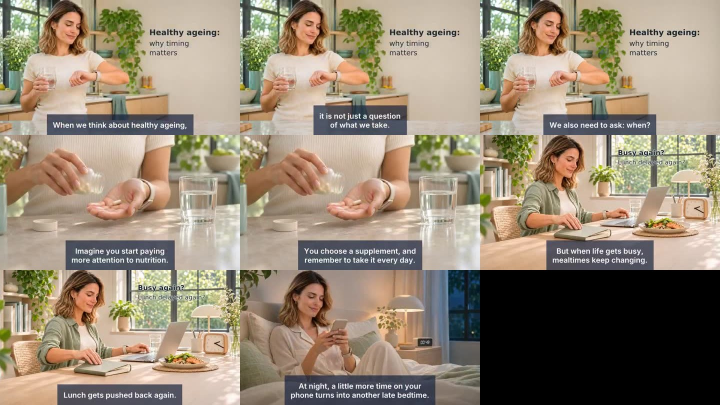
#> input picture media/video-pipeline/evidence/a02-en-stills_sample-v2_contact_sheet.jpg, 1440 x 810 px (shown at 1/2 size)
$ python presenter_retouch.py evidence/a02-en-stills_sample-v2_contact_sheet.jpg out.png
#> lines starting #> are read from the running program, lines starting #| are printed output that depends on the picture; after the words box and inside, x2 and y2 are one past the last pixel; in counts of white or black regions, pixels touching at a corner belong together
#!/usr/bin/env python3
"""Claire Lee v05 studio still: one-time source retouch (owner request #142 6644776676).

Own code, no model. Works in LAB on the face only:
  1. removes the two small red marks below the inner eye corners (present in
     the v05 source, carried into every frame by the animation)
  2. reduces under-eye redness and lifts its shadow a little
  3. evens skin colour gently (low-frequency a*/b* only)
  4. softens lines: mid-frequency lightness detail is reduced, fine detail
     (pores) is kept at full strength
Eyes, lashes, brows, lips and nostrils are masked out; no pixel moves, so the
face shape, identity, framing, blazer, logo and background are unchanged.

    python3 presenter_retouch.py <v05.png> <out.png> [--report <before_after.png>]
"""
import argparse

import cv2
import numpy as np

# v05 still, 1672x941 (same points the motion stage uses)
EYES = [(795, 202), (882, 194)]
MOUTH = (843, 288)
SPOTS = [(806, 210), (870, 206)]           # red marks found by a*-peak search, still + P01-P05
FACE_BOX = (735, 95, 955, 365)


def ellipse(shape, c, axes, angle=0, blur=0):
    m = np.zeros(shape, np.float32)
    cv2.ellipse(m, (int(c[0]), int(c[1])), (int(axes[0]), int(axes[1])), angle, 0, 360, 1.0, -1)
    return cv2.GaussianBlur(m, (0, 0), blur) if blur else m


def main():
    ap = argparse.ArgumentParser()
    ap.add_argument("src"); ap.add_argument("out")
    ap.add_argument("--report")
    ap.add_argument("--even", type=float, default=0.35, help="skin colour evening strength")
    ap.add_argument("--lines", type=float, default=0.32, help="mid-frequency (line) reduction")
    ap.add_argument("--undereye", type=float, default=0.55, help="under-eye redness reduction")
    a = ap.parse_args()

    img = cv2.imread(a.src)
#> img is the input picture: shape (810, 1440, 3); mean B, G, R 116.4, 135.5, 149.1
    x0, y0, x1, y1 = FACE_BOX
    crop = img[y0:y1, x0:x1].copy()
    lab = cv2.cvtColor(crop, cv2.COLOR_BGR2LAB).astype(np.float32)
    L, A, B = lab[..., 0], lab[..., 1], lab[..., 2]
    sh = L.shape
#> sh = (270, 220)
    off = lambda p: (p[0] - x0, p[1] - y0)

    # skin mask: skin-coloured pixels, minus eyes, brows, lips; feathered
    ycc = cv2.cvtColor(crop, cv2.COLOR_BGR2YCrCb)
#> ycc: shape (270, 220, 3); mean of channels 0, 1, 2 168.1, 136.1, 114.4
    skin = cv2.inRange(ycc, (60, 135, 85), (255, 180, 135)).astype(np.float32) / 255
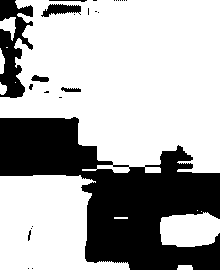
#> skin: shape (270, 220) float32; values 0 (black) and 1 (white), 68% white; 26 black regions (19 under 20 px), largest, box (x1, y1, x2, y2) and area: (0, 117, 220, 270) 16633, (0, 0, 33, 98) 1800, (41, 4, 81, 17) 308
    skin = cv2.morphologyEx(skin, cv2.MORPH_OPEN, np.ones((3, 3), np.uint8))
#> skin: shape (270, 220) float32; values 0 (black) and 1 (white), 67.6% white; 19 black regions (12 under 20 px), largest, box (x1, y1, x2, y2) and area: (0, 117, 220, 270) 16758, (0, 0, 33, 98) 1840, (41, 4, 81, 17) 341
    keep = np.zeros(sh, np.float32)
    for e in EYES:
        keep = np.maximum(keep, ellipse(sh, off(e), (21, 10)))                       # eye + lashes
        keep = np.maximum(keep, ellipse(sh, (off(e)[0], off(e)[1] - 17), (26, 8)))   # brow
#> keep: shape (270, 220) float32; values 0 (black) and 1 (white), 4.7% white; 2 white regions, box (x1, y1, x2, y2) and area: (121, 74, 174, 110) 1390, (34, 82, 87, 118) 1390
    keep = np.maximum(keep, ellipse(sh, off(MOUTH), (44, 19)))                       # lips
#> in ellipse (call 5), `cv2.ellipse(m, (int(c[0]), int(c[1])), (int(axes[0]), int(axes[1])), a..`: m: shape (270, 220) float32; values 0 (black) and 1 (white), 4.6% white; 1 white region, box (x1, y1, x2, y2) and area: (64, 174, 153, 213) 2728
    keep = cv2.GaussianBlur(keep, (0, 0), 2.5)
    skin = cv2.GaussianBlur(skin, (0, 0), 2.0) * (1 - np.clip(keep * 1.4, 0, 1))
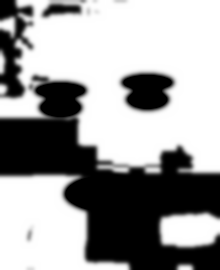
#> skin: shape (270, 220) float32; min 0, max 1, mean 0.615

    # 1. red marks: pull a*/b* (and a darker L) toward the surrounding skin
    for s in SPOTS:
        c = off(s)
        m = ellipse(sh, c, (8, 6), blur=2.5)
        ring = (ellipse(sh, c, (18, 14)) - ellipse(sh, c, (11, 9))) * (1 - keep)
        sel = ring > 0.5
        ta, tb, tl = np.median(A[sel]), np.median(B[sel]), np.median(L[sel])
        # the mark sits on the lower-lid skin just under the lash line: protect only the
        # eye opening itself (dark iris/sclera/lash pixels), not the whole eye ellipse
        m = m * (1 - np.clip((140 - L) / 40, 0, 1))
        A -= (A - ta) * m * 0.95
        B -= (B - tb) * m * 0.80
        L += np.maximum(tl - L, 0) * m * 0.45
#> this loop made 2 passes
#> (ta, tb, tl) on passes 1 to 2: (131, 137, 156), (131, 138, 197)
#> A: shape (270, 220) float32; min 100, max 155, mean 129.1
#> L: shape (270, 220) float32; min 26, max 255, mean 175.2

    # 2. under-eye: reduce redness above the cheek reference, lift shadow slightly
    for e in EYES:
        c = (off(e)[0] + 2, off(e)[1] + 14)
        m = ellipse(sh, c, (24, 8), blur=3.0) * (1 - np.clip(keep * 1.6, 0, 1))
        cheek = ellipse(sh, (c[0], c[1] + 26), (16, 8)) > 0.5
        ra, rl = np.median(A[cheek]), np.median(L[cheek])
        A -= np.maximum(A - ra, 0) * m * a.undereye
        L += np.maximum(rl - L, 0) * m * 0.30
#> this loop made 2 passes
#> (ra, rl) on passes 1 to 2: (129, 89), (131, 196)
#> pass 1, in main, `cheek = ellipse(sh, (c[0], c[1] + 26), (16, 8)) > 0.5`:
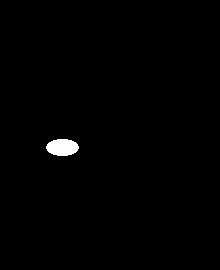
#> cheek: shape (270, 220) bool; 0.74% white; 1 white region, box (x1, y1, x2, y2) and area: (46, 139, 79, 156) 441

    # 3. gentle colour evening (low frequency only)
    for ch in (A, B):
        ch += (cv2.GaussianBlur(ch, (0, 0), 7) - ch) * skin * a.even
#> this loop made 2 passes

    # 4. lines: reduce mid-frequency lightness, keep pores (fine) and form (low)
    g1, g6 = cv2.GaussianBlur(L, (0, 0), 1.0), cv2.GaussianBlur(L, (0, 0), 5.0)
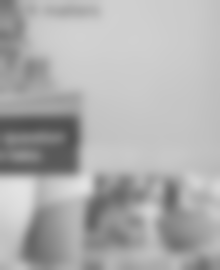
#> g6: shape (270, 220) float32; min 81.71, max 227, mean 175.2
    fine, mid = L - g1, g1 - g6
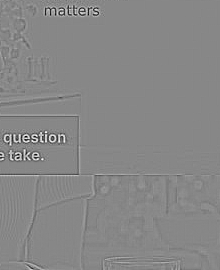
#> fine: shape (270, 220) float32; min -101.7, max 89.71, mean 0; drawn with min black and max white
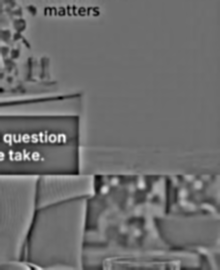
#> mid: shape (270, 220) float32; min -70.05, max 91.7, mean 0; drawn with min black and max white
    L[:] = g6 + mid * (1 - a.lines * skin) + fine

    lab = np.dstack([L, A, B]).clip(0, 255).astype(np.uint8)
    out = img.copy()
    out[y0:y1, x0:x1] = cv2.cvtColor(lab, cv2.COLOR_LAB2BGR)
#> out: shape (810, 1440, 3); 4.73% of pixels changed, all inside (x1, y1, x2, y2) = (735, 95, 955, 365)
    cv2.imwrite(a.out, out)
    d = np.abs(out.astype(int) - img.astype(int)).sum(2)
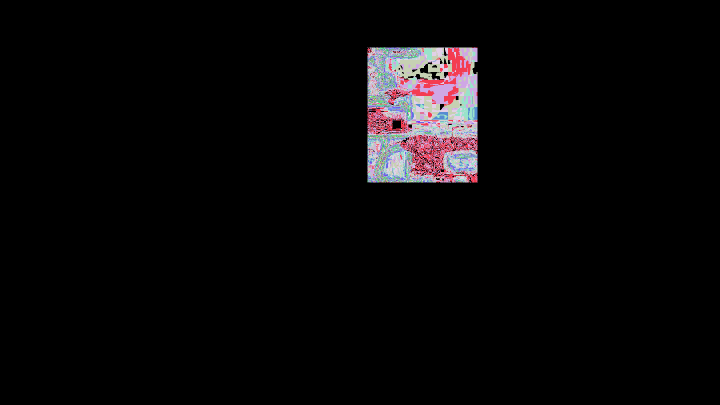
#> d: shape (810, 1440) int64 (shown at 1/2 size); 66 distinct labels, from 0 to 77; one colour per label, 0 black
    ys, xs = np.nonzero(d > 3)
    print(f"changed px>3: {len(xs)}; bbox x{xs.min()}-{xs.max()} y{ys.min()}-{ys.max()}; outside face box: "
          f"{int(((xs < x0) | (xs >= x1) | (ys < y0) | (ys >= y1)).sum())}")
#| changed px>3: 23491; bbox x735-954 y95-364; outside face box: 0
    if a.report:
        k = 3
        before = cv2.resize(img[y0:y1, x0:x1], None, fx=k, fy=k, interpolation=cv2.INTER_LANCZOS4)
        after = cv2.resize(out[y0:y1, x0:x1], None, fx=k, fy=k, interpolation=cv2.INTER_LANCZOS4)
        cv2.imwrite(a.report, np.hstack([before, np.full((before.shape[0], 12, 3), 255, np.uint8), after]))


if __name__ == "__main__":
    main()

$ run again, on media/video-pipeline/evidence/a02-en-stills_sample_contact_sheet.jpg
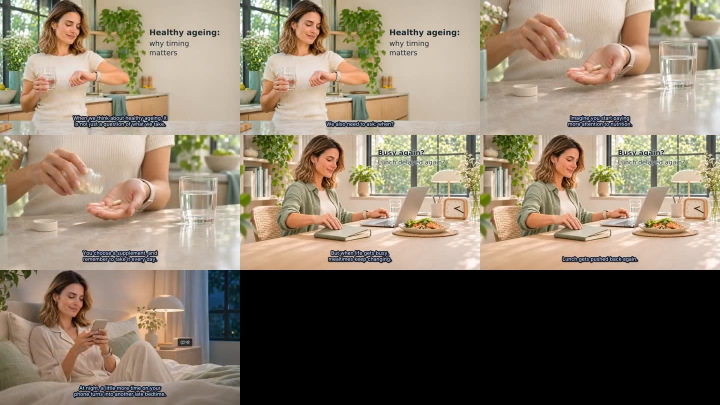
#> input picture media/video-pipeline/evidence/a02-en-stills_sample_contact_sheet.jpg, 1440 x 810 px (shown at 1/2 size)
#> in main, img is the input picture: shape (810, 1440, 3); mean B, G, R 104, 122.2, 135.8
#> ycc: shape (270, 220, 3); mean of channels 0, 1, 2 180.4, 134.7, 113.1
#> in main, `skin = cv2.GaussianBlur(skin, (0, 0), 2.0) * (1 - np.clip(keep * 1.4, ..`:
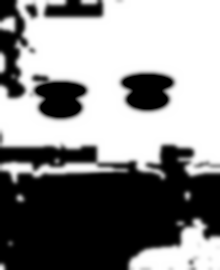
#> skin: shape (270, 220) float32; min 0, max 1, mean 0.541
#> the loop in main, `for s in SPOTS:` made 2 passes
#> (ta, tb, tl) on passes 1 to 2: (135, 154, 167), (130, 138, 198)
#> the loop in main, `for e in EYES:` made 2 passes
#> (ra, rl) on passes 1 to 2: (130, 191), (131, 196)
#> the loop in main, `for ch in (A, B):` made 2 passes
#> out: shape (810, 1440, 3); 4.67% of pixels changed, all inside (x1, y1, x2, y2) = (735, 95, 955, 365)
#> in main, `d = np.abs(out.astype(int) - img.astype(int)).sum(2)`:
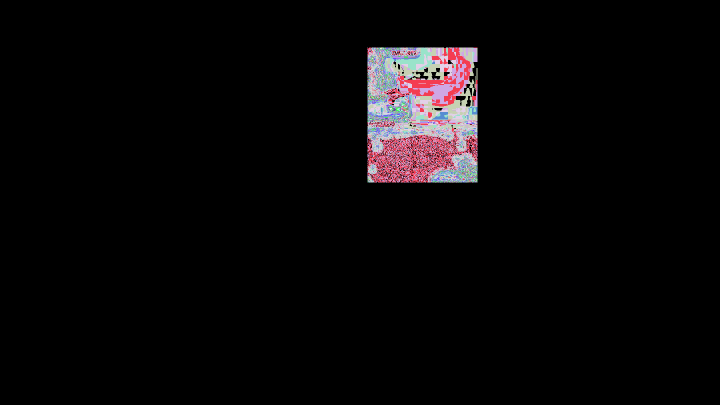
#> d: shape (810, 1440) int64 (shown at 1/2 size); 62 distinct labels, from 0 to 62; one colour per label, 0 black
#| changed px>3: 20512; bbox x735-954 y95-364; outside face box: 0
